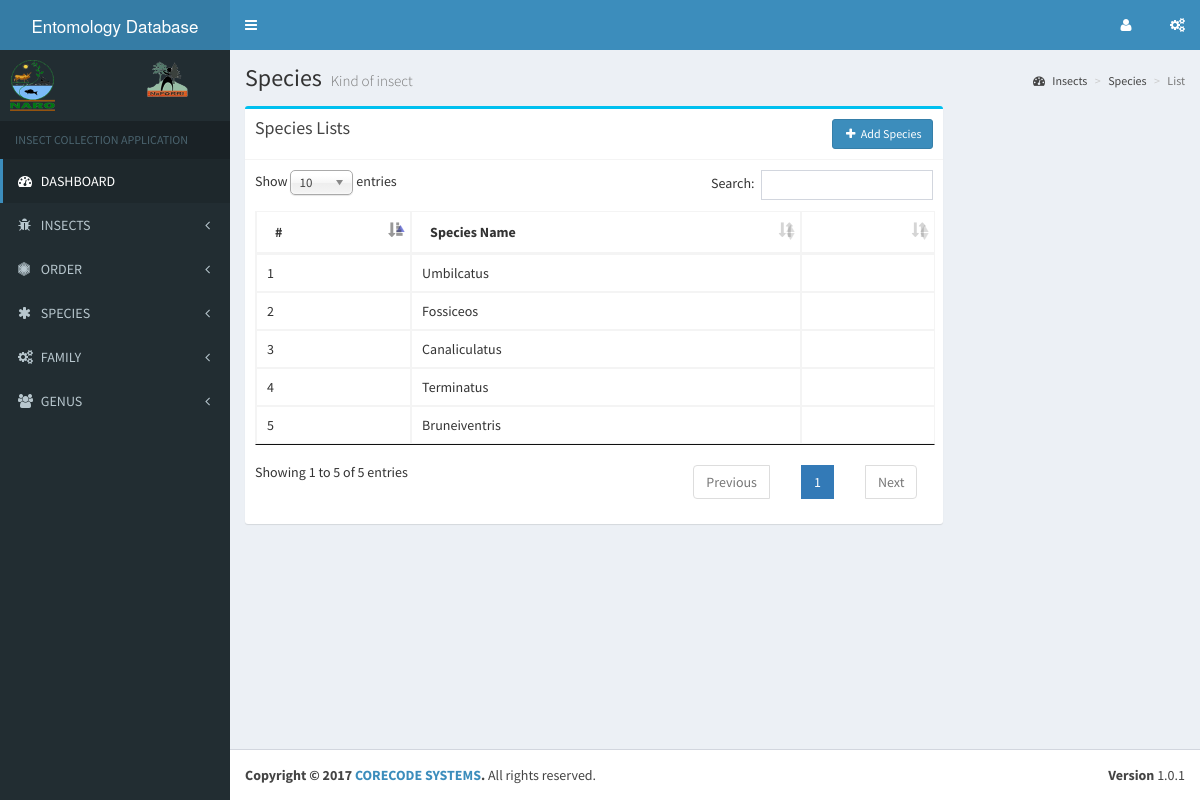
The app's page /admin/species_list.php with its own data.
### tables this page shows
CREATE TABLE `species` (
  `species_Id` int(11) NOT NULL,
  `species_name` varchar(50) NOT NULL
);

### libs/database.php (called while the page is built, shortened)
<?php
    class database {
        public $host    = DB_HOST;
        public $user    = DB_USER;
        public $pass    = DB_PASS;
        public $db_name = DB_NAME;
        public $conn;
        public function connect() {
            $this->conn = new mysqli($this->host, $this->user, $this->pass, $this->db_name);
        }
        public function select($query) {
            $result = $this->conn->query($query);
            if($result->num_rows > 0) {
                return $result;
            }else {
                return false;
            }
        }
    }
?>

### admin/species_list.php (the view, shortened to what this page needs)
<?php
    require_once '../libs/database.php';
    $db = new database();
    $sql_select_species = "SELECT * FROM Species";
    $species_list = $db->select($sql_select_species);
?>
<?php include 'includes/header.php'; ?>
<?php include 'includes/sidebar_nav.php'; ?>
  <div class="content-wrapper">
    <section class="content-header">
      <h1>
        Species
        <small>Kind of insect</small>
      </h1>
      <ol class="breadcrumb">
        <li><a href="#"><i class="fa fa-dashboard"></i> Insects</a></li>
        <li><a href="#">Species</a></li>
        <li class="active">List</li>
      </ol>
    </section>
    <section class="content">
        <div class="row">
            <div class="col-md-9">
                <div class="box box-info">
                    <div class="box-header with-border">
                        <h3 class="box-title">Species Lists</h3>
                        <a href="add_species.php" class="btn btn-primary btn-sm pull-right"><i class="fa fa-plus fa-fw"></i> Add Species</a>
                    </div>
                    <div class='box-body'>
                        <table class="table table-responsive table-bordered" id="content_list">
                            <thead>
                                <tr>
                                    <th>#</th>
                                    <th>Species Name</th>
                                    <th></th>
                                </tr>
                            </thead>
                            <tbody>
                                <?php $counter = 1; ?>
                                <?php while($row = $species_list->fetch_array()): ?>
                                    <tr>
                                        <td><?php echo $counter; ?></td>
                                        <td><?php echo $row['species_name']; ?></td>
                                        <td>
                                        </td>
                                    </tr>
                                    <?php $counter++; ?>
                                <?php endwhile; ?>
                            </tbody>
                        </table>
                    </div>
                </div>
            </div>
        </div>
    </section>
  </div>
<?php include 'includes/footer.php'; ?>

### records on screen
species: species_name "Umbilcatus"
species: species_name "Fossiceos"
species: species_name "Canaliculatus"
species: species_name "Terminatus"
species: species_name "Bruneiventris"
